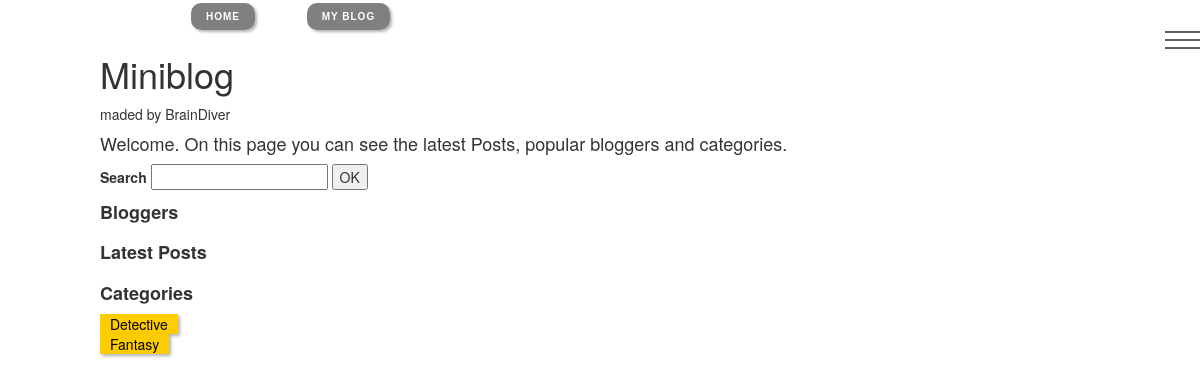
The page /blog/ on the database as committed earlier.
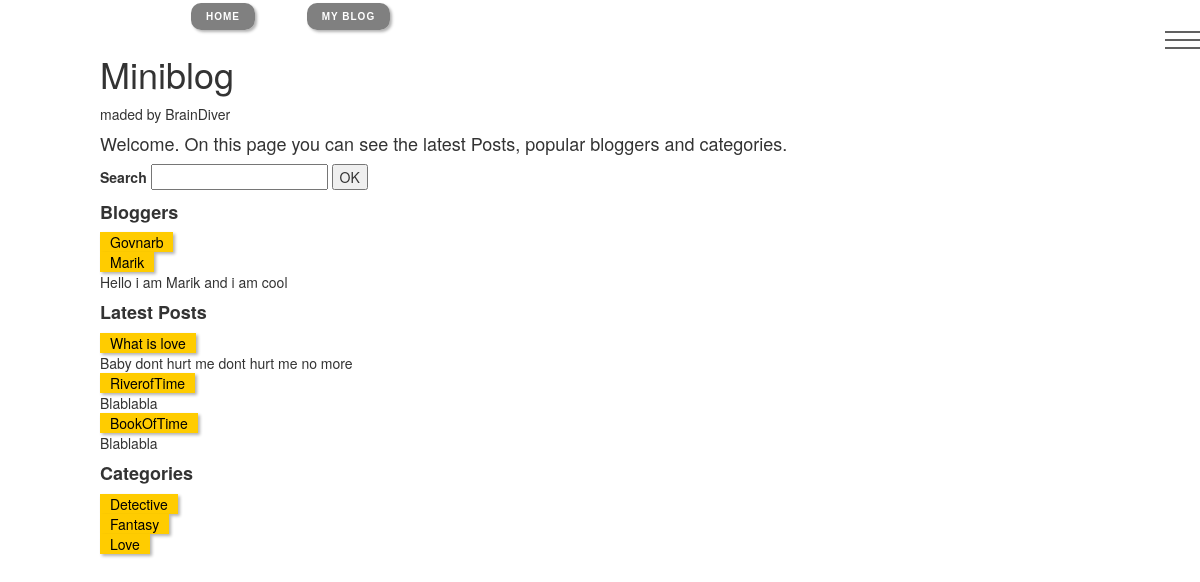
The same page on the database as committed later.
### blog/models.py (models this page shows, shortened)
class Category(models.Model):
    name = models.CharField(max_length=20, help_text= "Enter a blog category")
    class Meta:
        ordering=['name']
    def __str__(self):
        return self.name
    def get_absolute_url(self):
        return reverse('category-detail', args=[str(self.id)])

class Blogger(models.Model):
    nickname = models.CharField(max_length=200)
    email = models.EmailField(unique= True)
    date_of_birth = models.DateField(null= True, blank= True)
    about_blogger = models.TextField(max_length= 3000, help_text= 'information about bloger')
    class Meta:
        ordering=['nickname']
    def get_absolute_url(self):
        return reverse('blogger-detail', args=[str(self.id)])

class Post(models.Model):
    title=models.CharField(max_length=40, help_text='Enter title for this post')
    blogger=models.ForeignKey('Blogger', on_delete=models.CASCADE,related_name= "bloggerposts")
    categories=models.ManyToManyField(Category, related_name='category_post')
    content=models.TextField()
    timestamp=models.DateTimeField(auto_now_add=True)
    class Meta:
        ordering=['-timestamp']
    def __str__(self):
        return self.title
    def get_absolute_url(self):
        return reverse('post-detail', args=[str(self.id)])

### blog/views.py (the view)
# urls.py: path("", views.index, name='index'),
def index(request):
    bloggers=Blogger.objects.all()[:3]
    categories=Category.objects.all()[:3]
    posts=Post.objects.order_by('-timestamp')[:3]
    return render(request, 'index.html', context={'bloggers': bloggers, 'categories': categories, 'posts': posts})

### blog/templates/index.html (shortened to what this page needs)
{% extends "base_generic.html" %}
{% block content %}
<header>
<h1>Miniblog</h1>
<p>maded by BrainDiver</p>
</header>
<h4>Welcome. On this page you can see the latest Posts, popular bloggers and categories.</h4>
    <form action="{% url 'search' %}" method="post">
       <label for="search_id">Search</label>
       <input id="search_id" type="text" name="search_field">
       <input type="submit" value="OK">
    </form>
    <table>
        <h4><strong>Bloggers</strong> </h4>
        {% for blogger in bloggers %}
        <tr>
          <td><a href="{{ blogger.get_absolute_url }}">{{blogger.nickname}}</a></td>
        </tr>
        <tr>
          <td>{{ blogger.about_blogger }}</td>
        </tr>
        {% endfor %}
    </table>
    <table>
        <h4><strong>Latest Posts</strong></h4>
        {% for post in posts %}
        <tr>
          <td><a href="{{ post.get_absolute_url }}">{{ post }}</a></td>
        </tr>
        <tr>
          <td>{{ post.content }}</td>
        </tr>
        {% endfor %}
    </table>
    <table>
        <h4><strong> Categories</strong> </h4>
        {% for category in categories %}
        <tr>
          <td><a href="{{ category.get_absolute_url }}">{{ category }}</a></td>
        </tr>
        {% endfor %}
    </table>
{% endblock %}

Rows that differ between the two databases and show on the page:
added Blogger: nickname "Govnarb"
added Blogger: nickname "Marik", about_blogger "Hello i am Marik and i am cool"
added Post: title "What is love", content "Baby dont hurt me dont hurt me no more"
added Post: title "RiverofTime", content "Blablabla"
added Post: title "BookOfTime", content "Blablabla"
added Category: name "Love"
